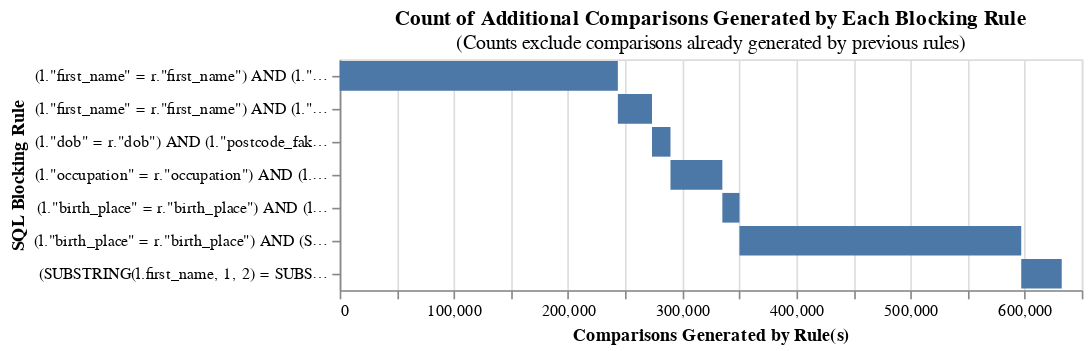

Source (notebook cell):
### Code cell
blocking_rules = [
    block_on("first_name", "surname"),
    block_on("first_name", "dob"),
    block_on("dob", "postcode_fake"),
    block_on("occupation", "dob"),
    block_on("birth_place", "dob"),
    block_on("birth_place", "substr(postcode_fake,1,4)"),
    block_on("substr(first_name,1,2)", "surname"),

]

ba.cumulative_comparisons_to_be_scored_from_blocking_rules_chart(
    link_type="dedupe_only",
    blocking_rules=blocking_rules,
    table_or_tables=df,
    db_api=db_api,
)

### Figure 1 — Vega-Lite specification as saved in the notebook (floating-point values rounded to 4 significant figures)
{"config": {"view": {"continuousWidth": 300, "continuousHeight": 300}}, "data": {"name": "data-dbe41d8c5593bd2456c4946123244e2d"}, "mark": "bar", "encoding": {"order": {"field": "cumulative_rows"}, "tooltip": [{"field": "blocking_rule", "title": "SQL Condition", "type": "nominal"}, {"field": "row_count", "format": ",", "title": "Comparisons Generated", "type": "quantitative"}, {"field": "cumulative_rows", "format": ",", "title": "Cumulative Comparisons", "type": "quantitative"}, {"field": "cartesian", "format": ",", "title": "Total comparisons in Cartesian product", "type": "quantitative"}], "x": {"field": "start", "title": "Comparisons Generated by Rule(s)", "type": "quantitative"}, "x2": {"field": "cumulative_rows"}, "y": {"field": "blocking_rule", "sort": ["-x2"], "title": "SQL Blocking Rule"}}, "height": {"step": 20}, "title": {"text": "Count of Additional Comparisons Generated by Each Blocking Rule", "subtitle": "(Counts exclude comparisons already generated by previous rules)"}, "width": 450, "$schema": "https://vega.github.io/schema/vega-lite/v5.9.3.json", "datasets": {"data-dbe41d8c5593bd2456c4946123244e2d": [{"blocking_rule": "(l.\"first_name\" = r.\"first_name\") AND (l.\"surname\" = r.\"surname\")", "row_count": 243656, "cumulative_rows": 243656, "cartesian": 1279041753, "match_key": "0", "start": 0}, {"blocking_rule": "(l.\"first_name\" = r.\"first_name\") AND (l.\"dob\" = r.\"dob\")", "row_count": 29905, "cumulative_rows": 273561, "cartesian": 1279041753, "match_key": "1", "start": 243656}, {"blocking_rule": "(l.\"dob\" = r.\"dob\") AND (l.\"postcode_fake\" = r.\"postcode_fake\")", "row_count": 16192, "cumulative_rows": 289753, "cartesian": 1279041753, "match_key": "2", "start": 273561}, {"blocking_rule": "(l.\"occupation\" = r.\"occupation\") AND (l.\"dob\" = r.\"dob\")", "row_count": 45437, "cumulative_rows": 335190, "cartesian": 1279041753, "match_key": "3", "start": 289753}, {"blocking_rule": "(l.\"birth_place\" = r.\"birth_place\") AND (l.\"dob\" = r.\"dob\")", "row_count": 14976, "cumulative_rows": 350166, "cartesian": 1279041753, "match_key": "4", "start": 335190}, {"blocking_rule": "(l.\"birth_place\" = r.\"birth_place\") AND (SUBSTRING(l.postcode_fake, 1, 4) = SUBSTRING(r.postcode_fake, 1, 4))", "row_count": 246836, "cumulative_rows": 597002, "cartesian": 1279041753, "match_key": "5", "start": 350166}, {"blocking_rule": "(SUBSTRING(l.first_name, 1, 2) = SUBSTRING(r.first_name, 1, 2)) AND (l.\"surname\" = r.\"surname\")", "row_count": 35461, "cumulative_rows": 632463, "cartesian": 1279041753, "match_key": "6", "start": 597002}]}}
